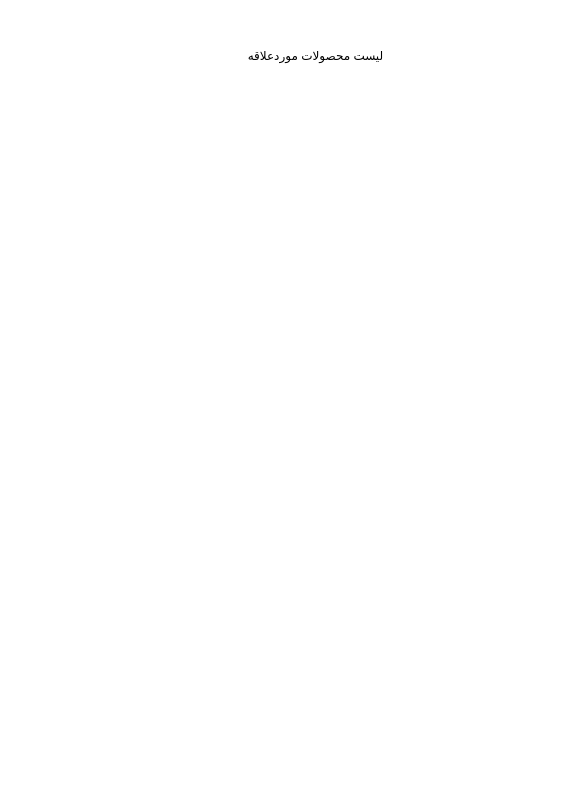
<?xml version="1.0" encoding="UTF-8"?>
<ui version="4.0">
 <class>Dialog</class>
 <widget class="QDialog" name="Dialog">
  <property name="geometry">
   <rect>
    <x>0</x>
    <y>0</y>
    <width>587</width>
    <height>793</height>
   </rect>
  </property>
  <property name="windowTitle">
   <string>Dialog</string>
  </property>
  <property name="styleSheet">
   <string notr="true">background-color:#fff</string>
  </property>
  <widget class="QPushButton" name="prdoductName_lbl">
   <property name="geometry">
    <rect>
     <x>20</x>
     <y>20</y>
     <width>591</width>
     <height>71</height>
    </rect>
   </property>
   <property name="layoutDirection">
    <enum>Qt::RightToLeft</enum>
   </property>
   <property name="styleSheet">
    <string notr="true">font: 22pt &quot;B narm&quot;;
border : 1px solid #fff;
background-color : transparent</string>
   </property>
   <property name="text">
    <string>لیست محصولات موردعلاقه</string>
   </property>
  </widget>
  <widget class="QLabel" name="label">
   <property name="geometry">
    <rect>
     <x>20</x>
     <y>30</y>
     <width>55</width>
     <height>51</height>
    </rect>
   </property>
   <property name="text">
    <string/>
   </property>
   <property name="pixmap">
    <pixmap>../Tools/imgs/refresh_btn.jpg</pixmap>
   </property>
  </widget>
  <widget class="QPushButton" name="refresh_btn">
   <property name="geometry">
    <rect>
     <x>20</x>
     <y>30</y>
     <width>51</width>
     <height>51</height>
    </rect>
   </property>
   <property name="styleSheet">
    <string notr="true">background-color : transparent;
border : none;</string>
   </property>
   <property name="text">
    <string/>
   </property>
  </widget>
 </widget>
 <resources/>
 <connections/>
</ui>
